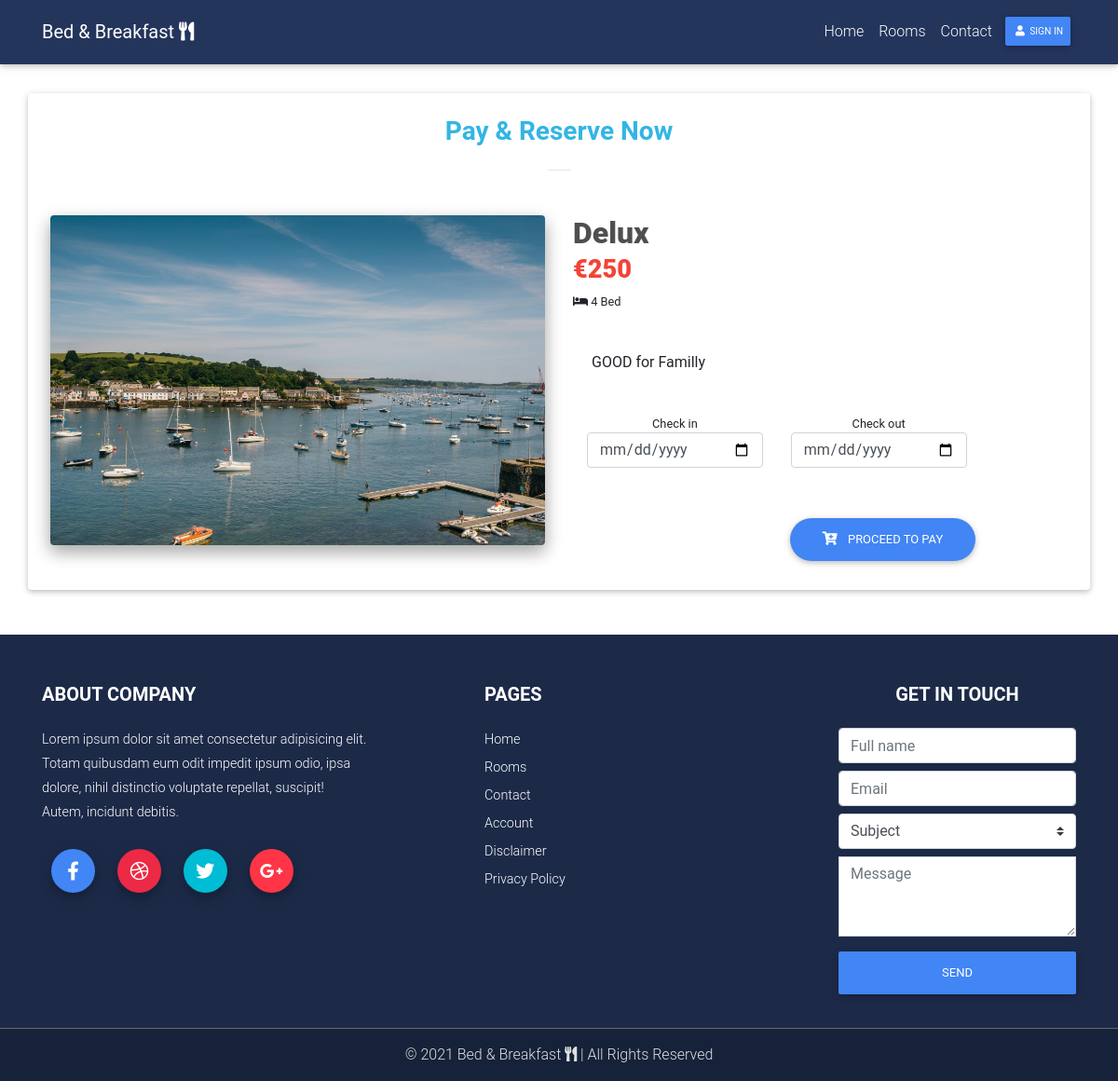
Before: /room_book?room_id=1 with the older database file.
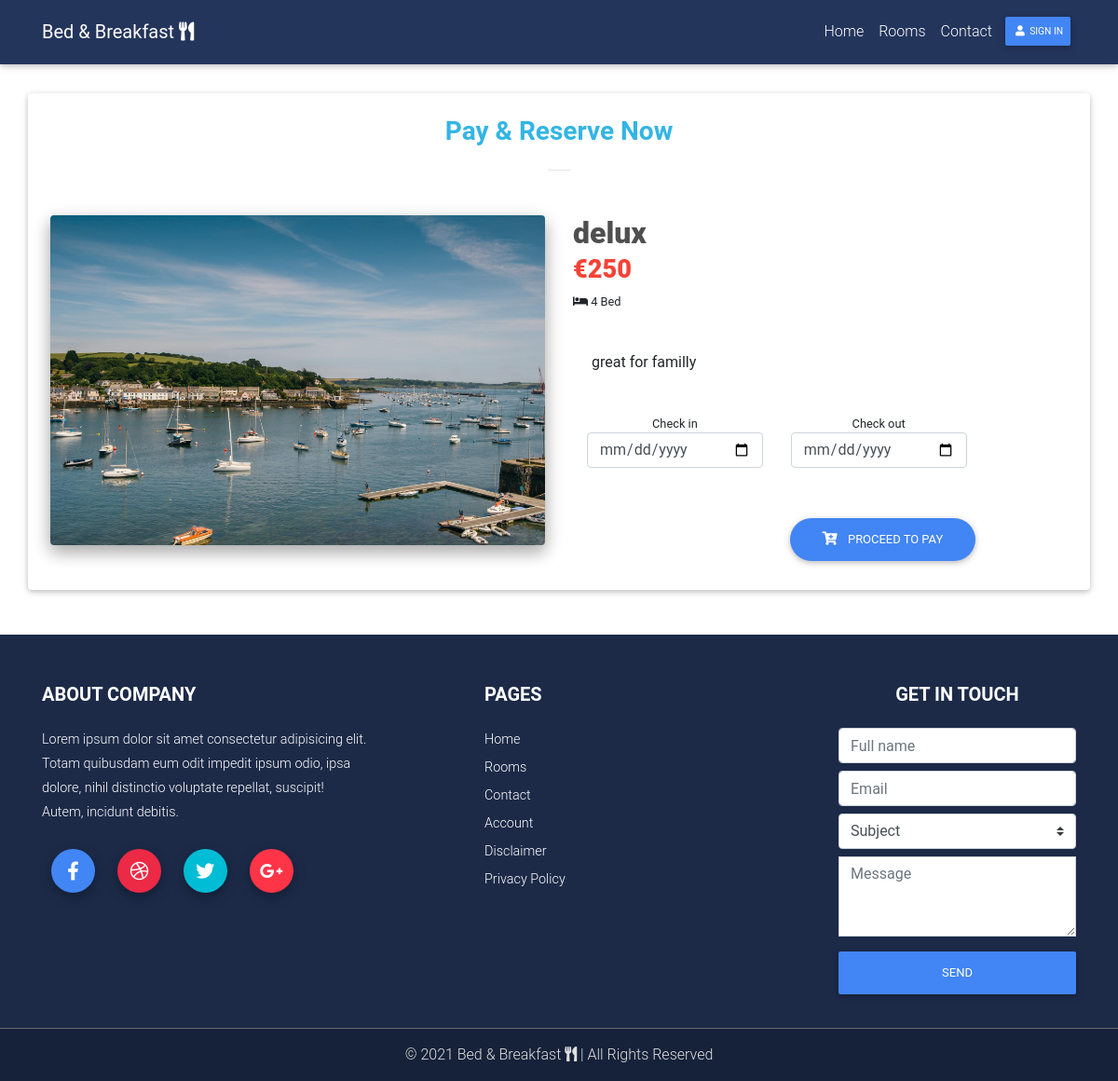
After: the same page with the newer database file.
### src/models.py (models this page shows)
class Rooms(db.Model):
	id = db.Column(db.Integer, primary_key=True)
	title = db.Column(db.String(100))
	description = db.Column(db.Text)
	thumb = db.Column(db.String(225))
	price = db.Column(db.Integer)
	bed = db.Column(db.Integer)
	lunch = db.Column(db.Boolean(), default=False)
	wifi = db.Column(db.Boolean(), default=False)

### src/views.py (the view)
@views.route("/room_book", methods=["GET", "POST"])
def room_book():
	room_id = request.args.get("room_id")
	room_data = Rooms.query.filter_by(id=room_id).first()
	return render_template("room_book.html", user=current_user, room_data=room_data)

### src/templates/room_book.html (shortened to what this page needs)
{% extends "base.html" %}
{% block content %}
<div class="container" style="margin-top: 100px;">
<div class="row my-5">
<div class="card p-4 ">
    <h3 class="font-weight-bold text-center text-info">Pay &amp; Reserve Now</h3>
    <hr class="mb-5 mx-auto" width="25px">
<div class="row">
<div class="col-lg-6 mb-4">
<img src="{{ url_for('static', filename='img/room1.jpg') }}" class="img-fluid rounded z-depth-2">
</div>
<div class="col-lg-5 text-center text-md-left">
<div class="mb-4">
  <h2 class="h2-responsive text-center text-md-left product-name font-weight-bold dark-grey-text mb-1 ml-xl-0 ml-4">
    <strong>{{ room_data.title }}</strong>
  </h2>
  <h3 class="h3-responsive text-center text-md-left ml-xl-0 ml-4">
    <span class="red-text font-weight-bold">
      <strong>&euro;{{ room_data.price }}</strong>
    </span>
  </h3>
  <small><i class="fas fa-bed"></i> {{ room_data.bed }} Bed</small>
</div>
<div class="card-body">{{ room_data.description }}</div>
<div class="col-12 mt-4">
<form action="{{ url_for('views.room_book_confirm') }}" method="GET">
    <div class="row">
      <div class="col-6 text-center">
        <small>Check in</small>
        <input type="date" name="check_in" class="form-control" required>
      </div>
      <div class="col-6 text-center">
        <small>Check out</small>
        <input type="date" name="check_out" class="form-control" required>
      </div>
    </div>
</div>
        <section>
          <div class="mt-5">
            <div class="row mt-3">
              <div class="col-md-12 text-center text-md-left text-md-right">
<button type="submit" class="btn btn-primary btn-rounded">
<i class="fas fa-cart-plus mr-2" aria-hidden="true"></i> Proceed to Pay</button>
</div>
</div>
</div>
</section>
      </div>
    </div>
</div>
</div>
</div>
{% endblock content %}

Changed rows visible on the page:
changed Rooms: title "Delux" → "delux"; description "GOOD for Familly" → "great for familly"
